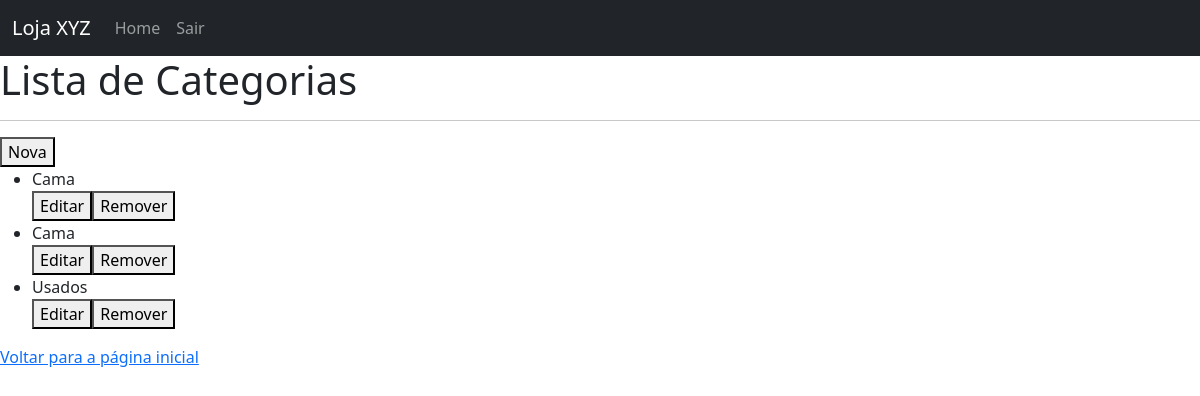
The app's page /categorias/ (signed in), older data.
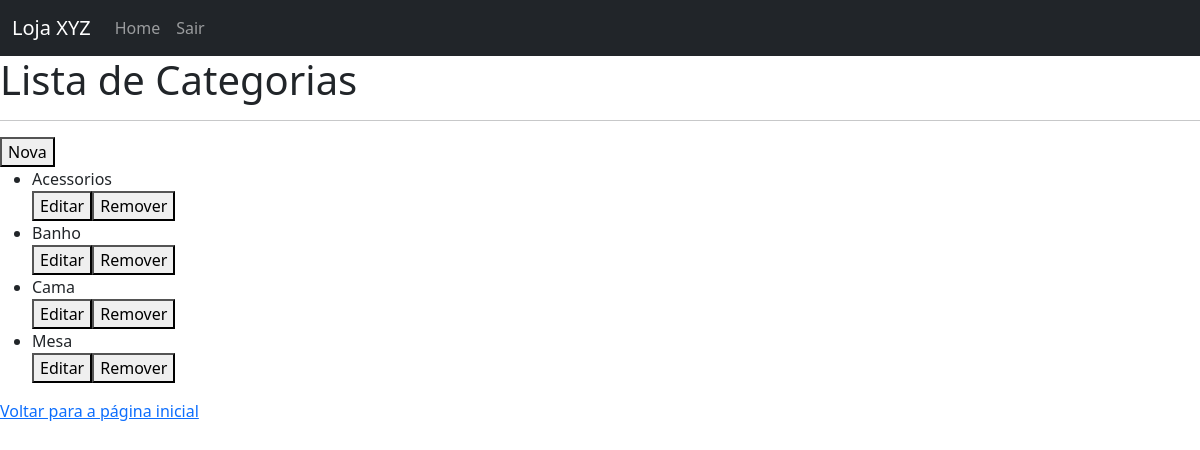
The same page, newer data.
### estoque_app/models.py (models this page shows, shortened)
class Categoria(models.Model):
    nome = models.CharField(max_length=100)
    descricao = models.TextField(blank=True, null=True)

### estoque_app/views.py (the view)
# urls.py: path('categorias/', views.categorias, name='categorias'),
@login_required
def categorias(request):
    categorias = Categoria.objects.all().order_by('nome')
    contexto = {'categorias': categorias}
    return render(request, 'categoria/categorias.html', contexto)

### estoque_app/templates/categoria/categorias.html (shortened to what this page needs)
{% extends 'base.html' %}
{% block conteudo %}
    <h1>Lista de Categorias</h1>
    <hr>
    <a href="{% url 'nova_categoria' %}"><button>Nova</button></a>
    <div class="categoria-lista">
        <ul>
            {% for categoria in categorias %}
                <li>{{ categoria.nome }}</li>
                <a href="{% url 'editar_categoria' categoria.id %}"><button>Editar</button></a><a href="{% url 'excluir_categoria' categoria.id%}"><button>Remover</button></a>
            {% empty %}
                <li>Nenhuma categoria cadastrada.</li>
            {% endfor %}
        </ul>
    </div>
{% endblock %}

### estoque_app/templates/base.html (shortened to what this page needs)
<!DOCTYPE html>
<html lang="pt-br">
<head>
</head>
<body>
    {% load django_bootstrap5 %}
    {% bootstrap_css %}
    <header>
        <nav class="navbar navbar-expand-lg navbar-dark bg-dark">
            <div class="container-fluid">
                <span class="navbar-brand mb-0 h1">Loja XYZ</span>
                <div class="collapse navbar-collapse" id="navbarNav">
                    <ul class="navbar-nav">
                        <li class="nav-item"><a class="nav-link {% if request.path == '/'%} active {% endif %}"
                                href="{% url 'index' %}">Home</a></li>
                        {% if user.is_authenticated %}
                        <li class="nav-item"><a class="nav-link {% if request.path == '/users/deslogar'%} active {% endif %}"
                                href="{% url 'deslogar' %}">Sair</a></li>
                        {% else %}
                        <li class="nav-item"><a class="nav-link {% if request.path == '/users/logar'%} active {% endif %}"
                                href="{% url 'logar' %}">Entrar</a></li>
                        {% endif %}
                    </ul>
                </div>
                </div>
        </nav>
    </header>
    {% block conteudo %} {% endblock %}
    <div>
        {% if request.path != '/' %}
            <a href="{% url 'index' %}">Voltar para a página inicial</a>
        {% endif %}
    </div>
</body>
</html>

Row changes from the older to the newer data that the page shows:
removed Categoria: nome "Cama"
removed Categoria: nome "Usados"
added Categoria: nome "Acessorios"
added Categoria: nome "Banho"
added Categoria: nome "Mesa"
